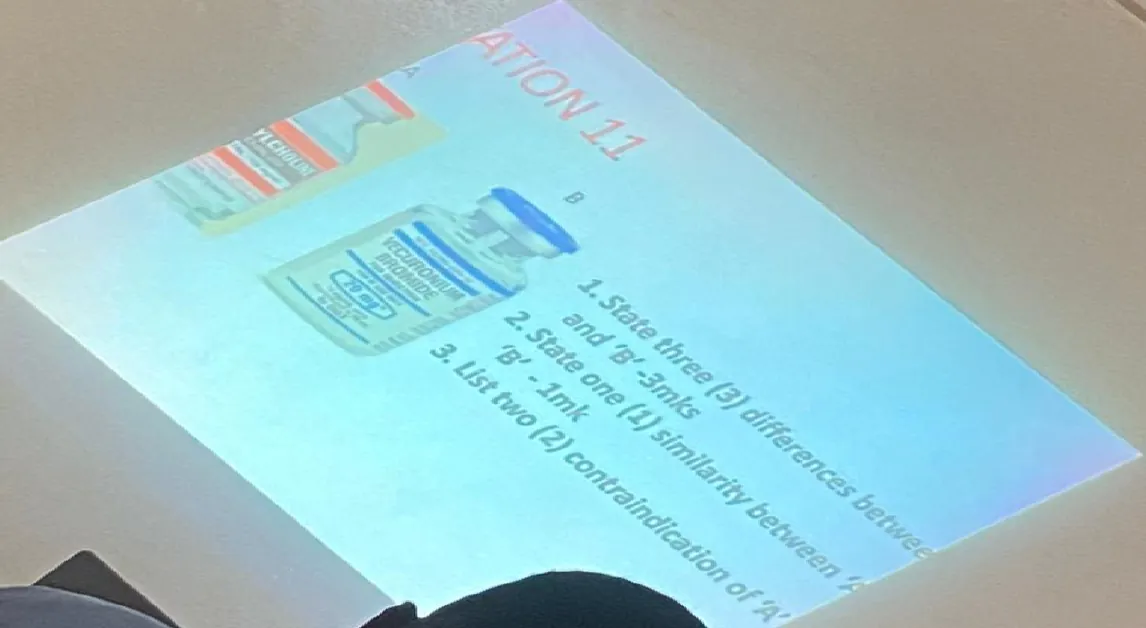
#> input picture osce-trainer-v2-accounts/content/img/ANA-p131-1.webp, 1146 x 628 px, given in place of p005.png, which was not available
$ python halves.py ../../content/img/ANA-p131-1.webp 5 1.0
#> lines starting #> are read from the running program, lines starting #| are printed output that depends on the picture; pictures that were not available may be replaced by others from this repository, and a replacement may not be noted
"""Debug: split a page photo into left/right halves (with overlap) for reading. usage: halves.py SUBJ PAGE [split]"""
import sys
from PIL import Image
s, p = sys.argv[1], int(sys.argv[2]); sp = float(sys.argv[3]) if len(sys.argv) > 3 else 0.5
im = Image.open(f"build/photos/{s}/p{p:03d}.png"); W, H = im.size
#> further down, im is the input picture: PIL image 1146x628 RGB; mean R, G, B 158.6, 197.5, 201.2
#> after `W, H = im.size`: W = 1146; H = 628
L = im.crop((0, 0, int(W * (sp + 0.04)), H)); R = im.crop((int(W * (sp - 0.04)), 0, W, H))
#> after `L = im.crop((0, 0, int(W * (sp + 0.04)), H))`:
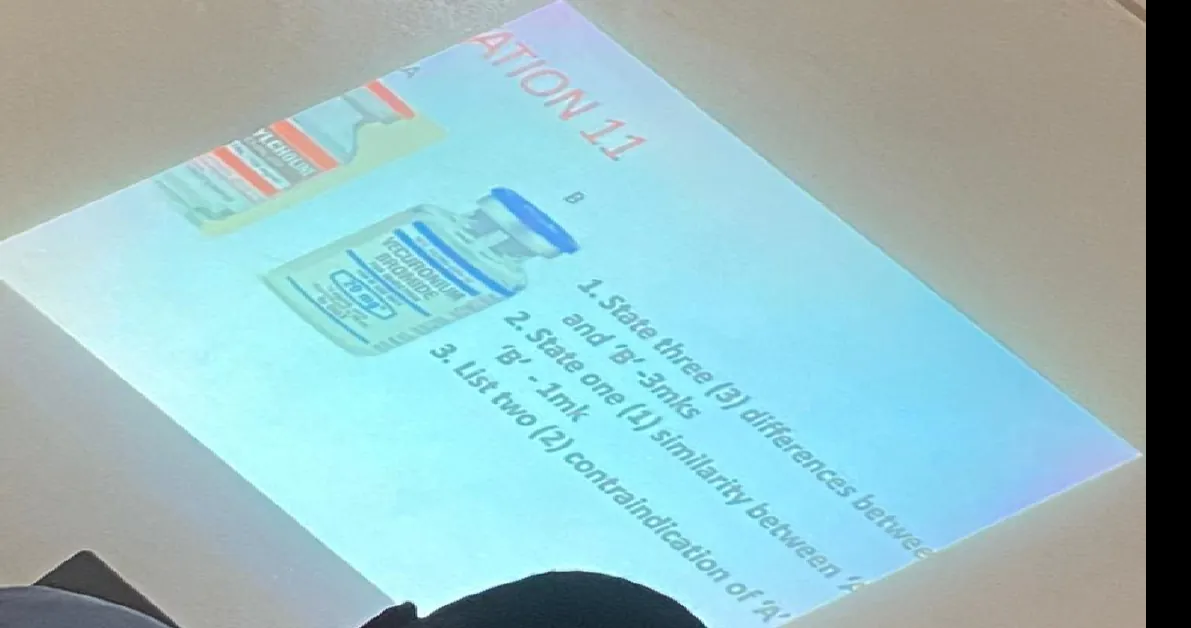
#> L: PIL image 1191x628 RGB; mean R, G, B 152.6, 190, 193.6
#> after `R = im.crop((int(W * (sp - 0.04)), 0, W, H))`:
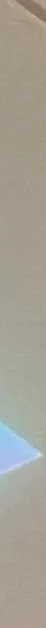
#> R: PIL image 46x628 RGB; mean R, G, B 165.5, 160.5, 148.7
out = Image.new("RGB", (L.width + R.width + 20, H), "white"); out.paste(L, (0, 0)); out.paste(R, (L.width + 20, 0))
#> after `out = Image.new('RGB', (L.width + R.width + 20, H), 'white')`: out: PIL image 1257x628 RGB; every value is 255
#> after `out.paste(L, (0, 0))`:
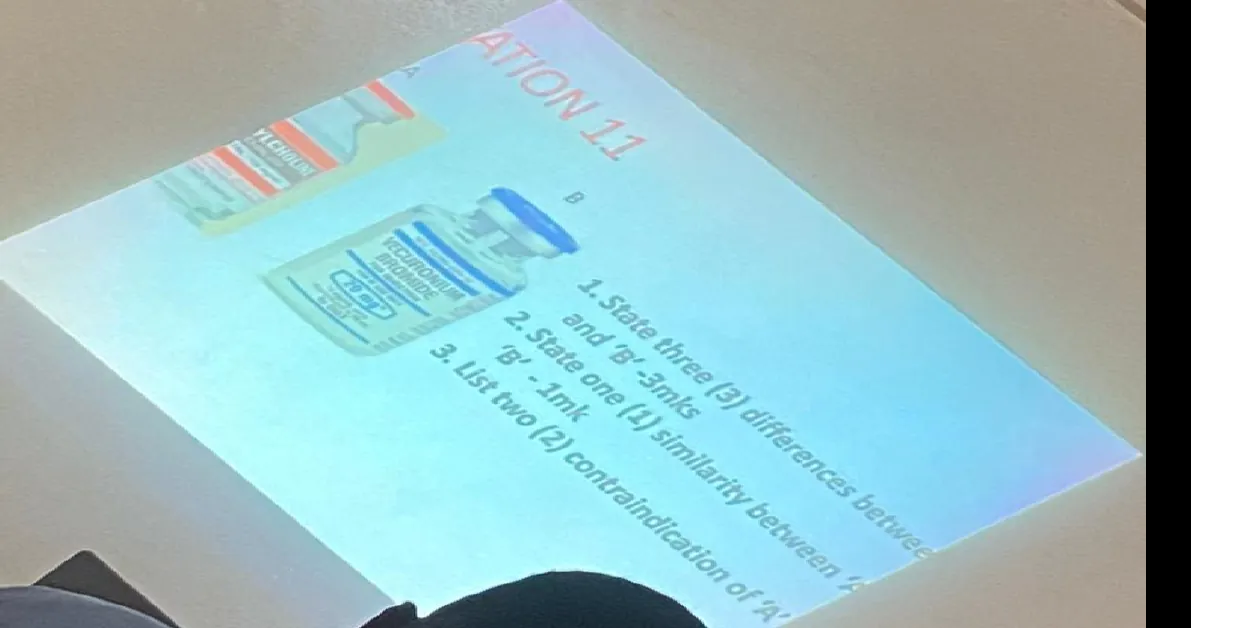
#> out: PIL image 1257x628 RGB; mean R, G, B 158, 193.4, 196.8
#> after `out.paste(R, (L.width + 20, 0))`:
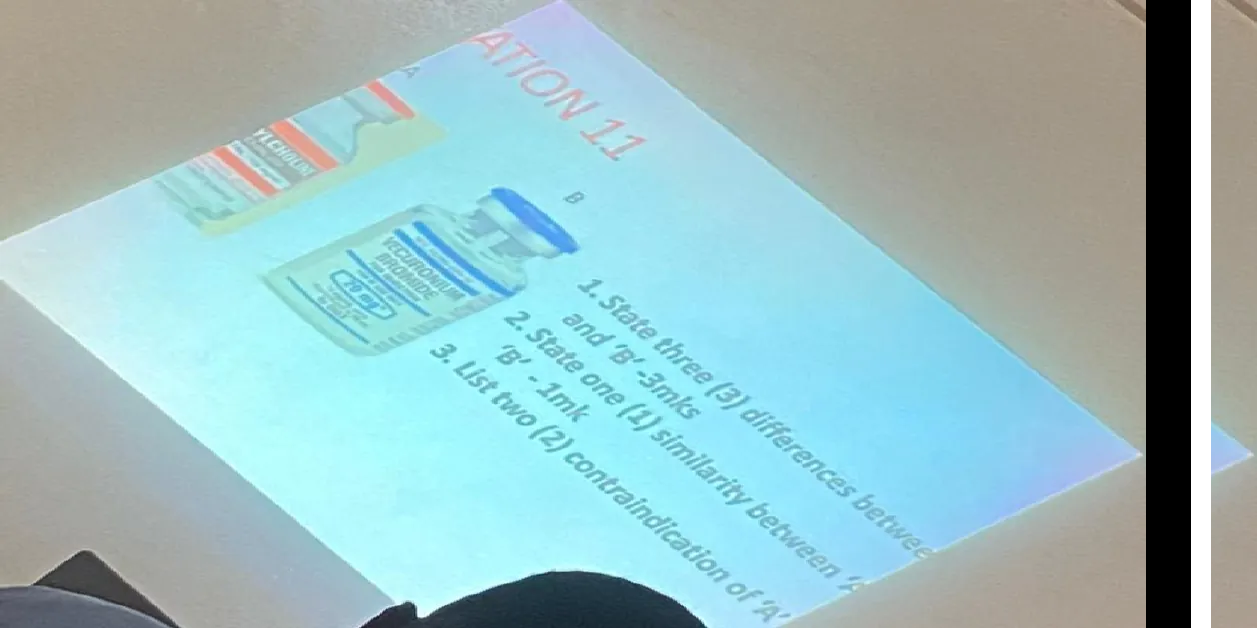
#> out: PIL image 1257x628 RGB; mean R, G, B 154.7, 190, 192.9
out.save("build/photos/view.png"); print(out.size)
#| (1257, 628)

$ run again, on osce-trainer-v2-accounts/content/img/ANA-p134-1.webp
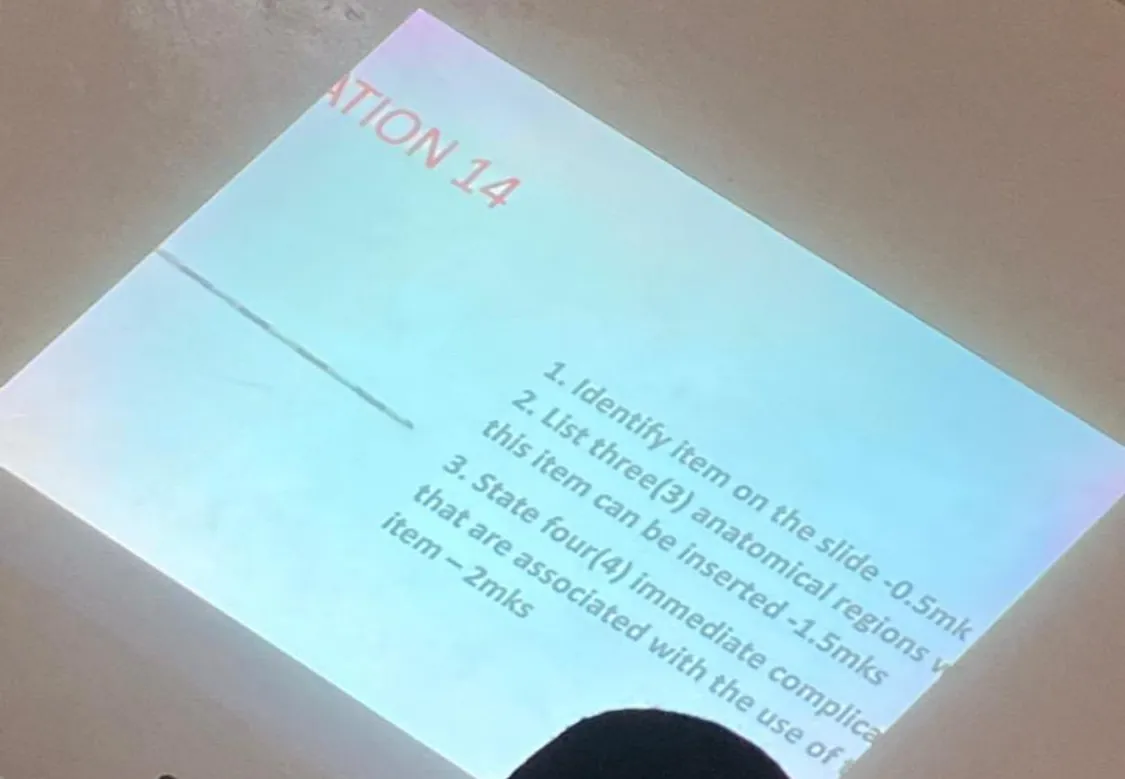
#> input picture osce-trainer-v2-accounts/content/img/ANA-p134-1.webp, 1125 x 779 px, given in place of p005.png, which was not available
#> im is the input picture: PIL image 1125x779 RGB; mean R, G, B 163.6, 190.4, 195.1
#> `L = im.crop((0, 0, int(W * (sp + 0.04)), H))`:
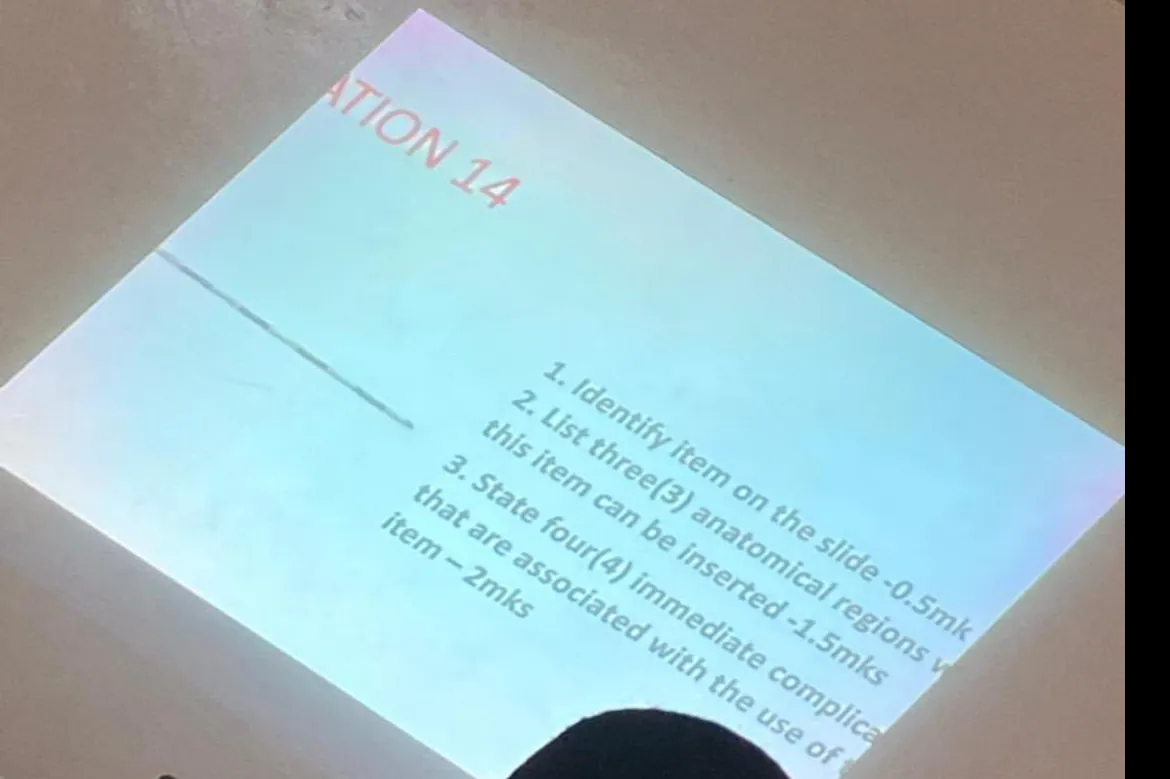
#> L: PIL image 1170x779 RGB; mean R, G, B 157.3, 183.1, 187.6
#> out: PIL image 1235x779 RGB; every value is 255
#> `out.paste(R, (L.width + 20, 0))`:
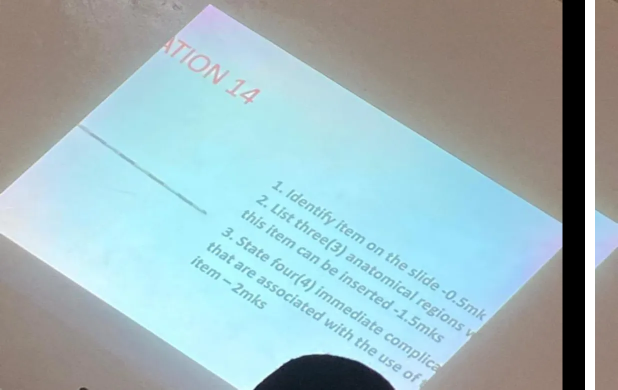
#> out: PIL image 1235x779 RGB (shown at 1/2 size); mean R, G, B 158.7, 182.7, 186.7
#| (1235, 779)

$ run again, on osce-trainer-v2-accounts/content/img/ANA-p147-2.webp
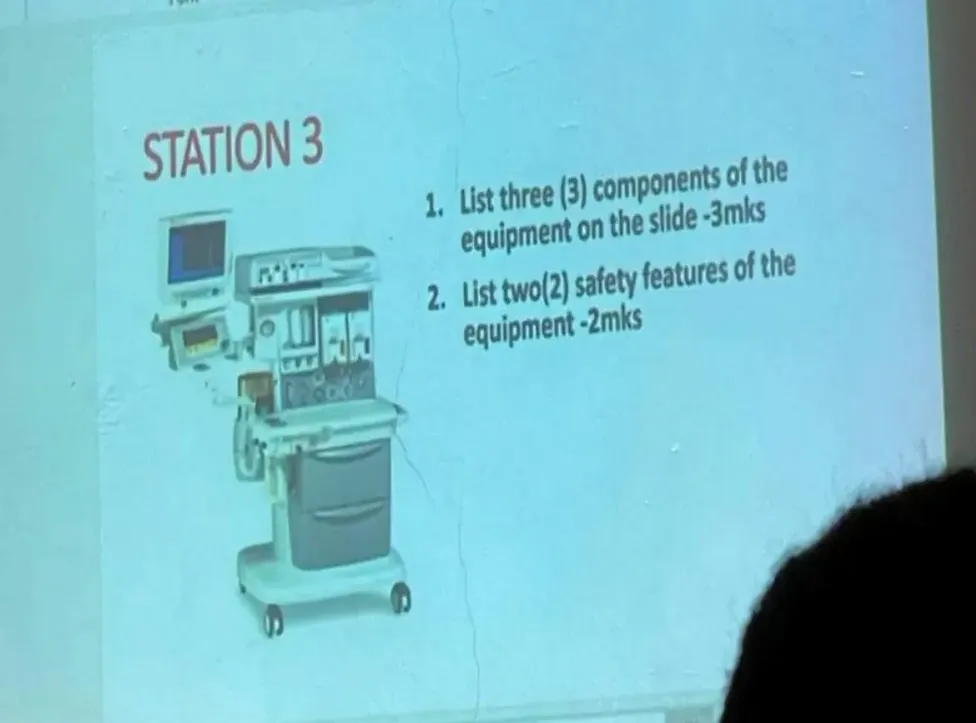
#> input picture osce-trainer-v2-accounts/content/img/ANA-p147-2.webp, 976 x 723 px, shrunk from 1153 x 854 before the run, given in place of p005.png, which was not available
#> im is the input picture: PIL image 976x723 RGB; mean R, G, B 121.6, 189.8, 201.9
#> `L = im.crop((0, 0, int(W * (sp + 0.04)), H))`:
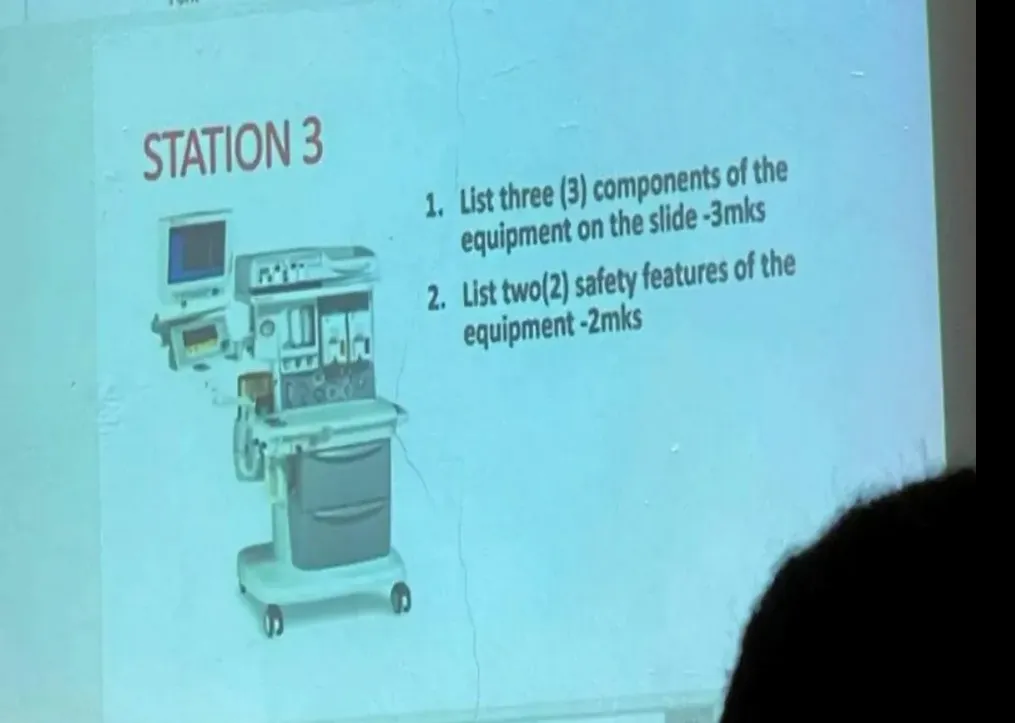
#> L: PIL image 1015x723 RGB; mean R, G, B 117, 182.5, 194.1
#> out: PIL image 1075x723 RGB; every value is 255
#> `out.paste(R, (L.width + 20, 0))`:
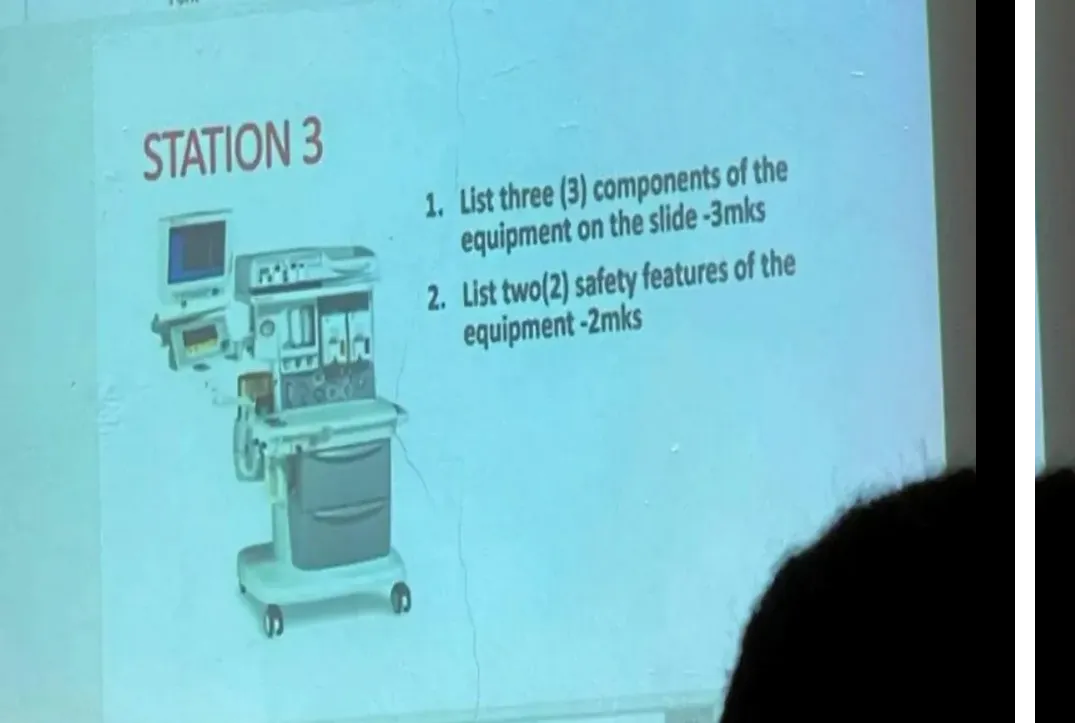
#> out: PIL image 1075x723 RGB; mean R, G, B 117.4, 179.5, 190.4
#| (1075, 723)
